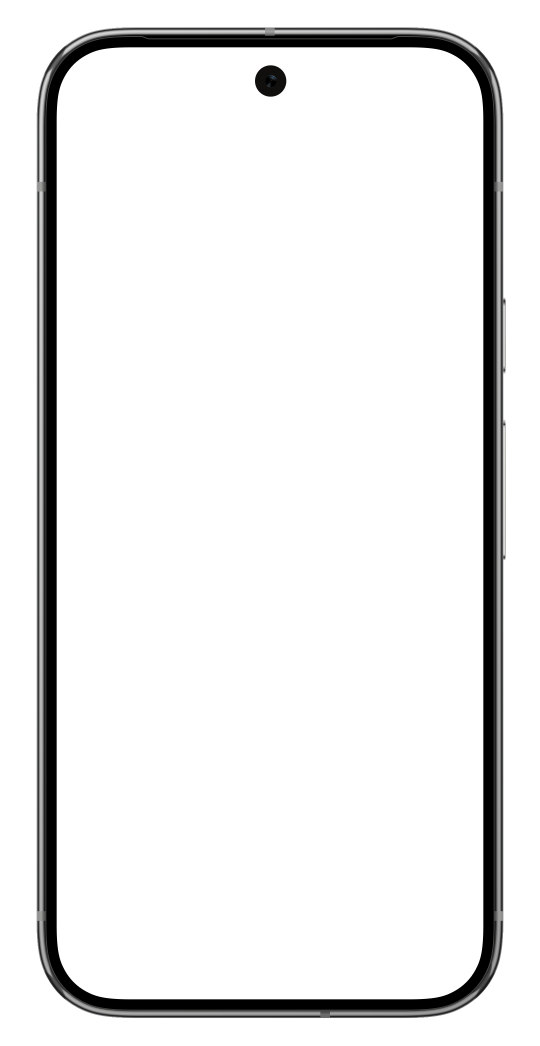
#> input picture scripts/device_frames/pixel9pro_obsidian.png, 1620 x 3136 px (shown at 1/3 size)
$ python -i frame_screenshots.py   (imports and definitions only)
#> lines starting #> are read from the running program, lines starting #| are printed output that depends on the picture; after the words box and inside, x2 and y2 are one past the last pixel; in counts of white or black regions, pixels touching at a corner belong together
"""给 docs/screenshots 下的手机原图套上 iPhone 风格机框：uv run --with pillow scripts/frame_screenshots.py。

机框用 4 倍超采样绘制后缩小，边缘抗锯齿；机身外完全透明、不带投影，
深浅背景下都不会出现灰边。输出尺寸与屏幕区域固定，website/prepare_images.py 依赖这些坐标。
"""

from __future__ import annotations

from pathlib import Path

from PIL import Image, ImageDraw

SHOTS = Path(__file__).resolve().parent.parent / "docs" / "screenshots"

SS = 4
CANVAS = (704, 1500)
BODY = (0, 0, 704, 1486)
BODY_RADIUS = 104
SCREEN = (32, 30, 672, 1452)
SCREEN_RADIUS = 74
ISLAND = (298, 45, 406, 79)

RIM_TOP = (150, 157, 167)
RIM_BOTTOM = (88, 96, 108)
HIGHLIGHT = (196, 202, 210)
BEZEL = (17, 20, 25)
ISLAND_COLOR = (5, 6, 8)
LENS = (34, 42, 54)

SOURCES = ["mobile-pdf", "mobile-reading-bilingual", "mobile-figures", "mobile-ai", "mobile-ai-en"]


def scaled(box: tuple[int, ...]) -> tuple[int, ...]:
    return tuple(v * SS for v in box)


def inset(box: tuple[int, ...], d: int) -> tuple[int, ...]:
    l, t, r, b = box
    return l + d, t + d, r - d, b - d


def rounded_mask(size: tuple[int, int], box: tuple[int, ...], radius: int) -> Image.Image:
    mask = Image.new("L", size, 0)
    ImageDraw.Draw(mask).rounded_rectangle(scaled(box), radius * SS, fill=255)
    return mask


def frame(src_path: Path, out_path: Path) -> None:
#> called with src_path = 'device_frames/pixel9pro_obsidian.png', out_path = 'out.png'
    w, h = BODY[2] * SS, BODY[3] * SS
    img = Image.new("RGBA", (w, h), (0, 0, 0, 0))
#> img: PIL image 2816x5944 RGBA; every value is 0

    # 外圈钛金属边：自上而下的渐变
    rim = Image.new("RGBA", (1, h))
    for y in range(h):
        t = y / (h - 1)
        rim.putpixel((0, y), tuple(round(a + (b - a) * t) for a, b in zip(RIM_TOP, RIM_BOTTOM)) + (255,))
    img.paste(rim.resize((w, h)), (0, 0), rounded_mask((w, h), BODY, BODY_RADIUS))
#> in rounded_mask, `mask = Image.new("L", size, 0)`: mask: PIL image 2816x5944 L; every value is 0
#> in rounded_mask, `ImageDraw.Draw(mask).rounded_rectangle(scaled(box), radius * SS, fill=..`:
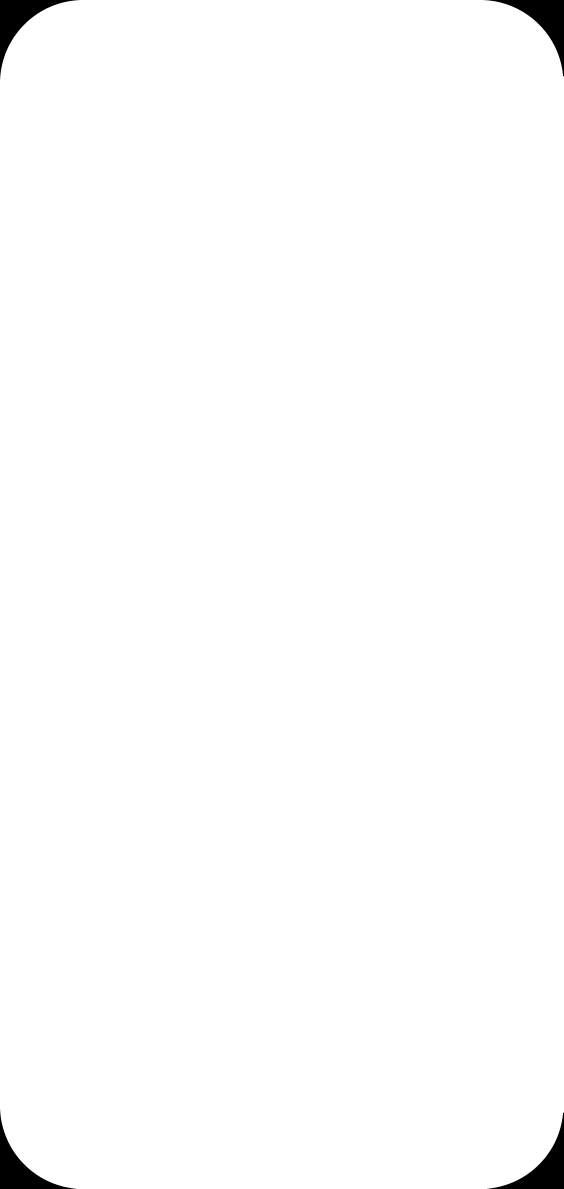
#> mask: PIL image 2816x5944 L (shown at 1/5 size); 99.1% white; 4 black regions, box (x1, y1, x2, y2) and area: (0, 0, 396, 396) 37260, (2421, 0, 2816, 381) 36864, (0, 5549, 381, 5944) 36864, (2436, 5564, 2816, 5944) 36469
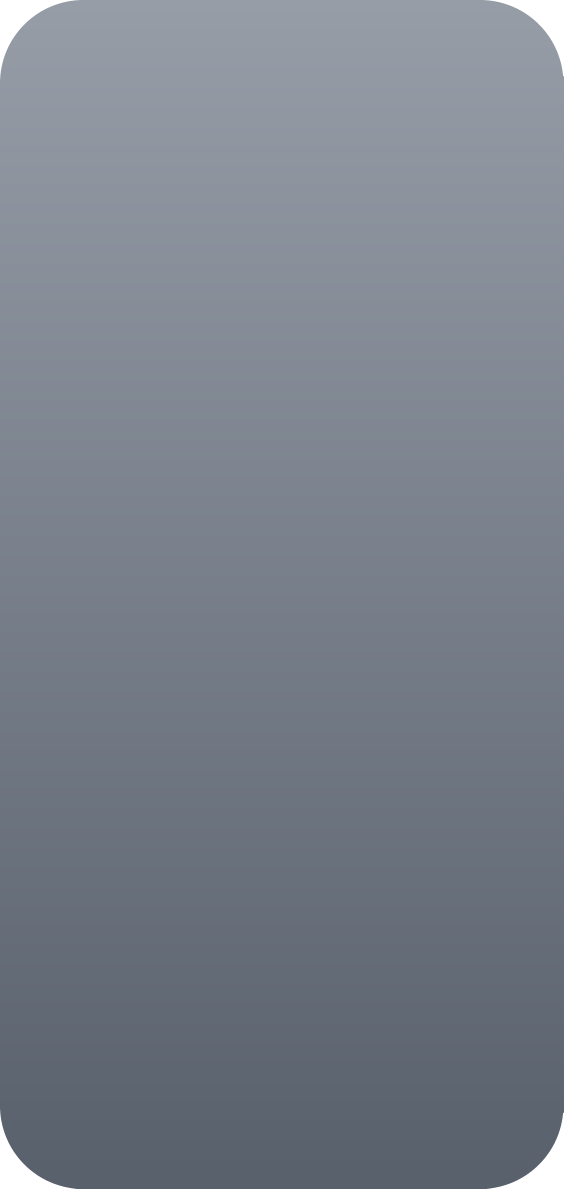
#> img: PIL image 2816x5944 RGBA (shown at 1/5 size); mean R, G, B, A 118, 125.4, 136.3, 252.8; transparent parts drawn white

    draw = ImageDraw.Draw(img)
    draw.rounded_rectangle(scaled(inset(BODY, 7)), (BODY_RADIUS - 7) * SS, fill=HIGHLIGHT)
    draw.rounded_rectangle(scaled(inset(BODY, 9)), (BODY_RADIUS - 9) * SS, fill=BEZEL)

    sl, st, sr, sb = SCREEN
    tw, th = (sr - sl) * SS, (sb - st) * SS
    src = Image.open(src_path).convert("RGBA")
#> src is the input picture: PIL image 1620x3136 RGBA; mean R, G, B, A 5.4, 5.5, 5.4, 24.9
    # cover 适配后居中裁切
    scale = max(tw / src.width, th / src.height)
#> scale = 1.81
    nw, nh = round(src.width * scale), round(src.height * scale)
#> nw = 2938; nh = 5688
    src = src.resize((nw, nh), Image.Resampling.LANCZOS)
#> src: PIL image 2938x5688 RGBA
    left, top = (nw - tw) // 2, (nh - th) // 2
#> left = 189; top = 0
    src = src.crop((left, top, left + tw, top + th))
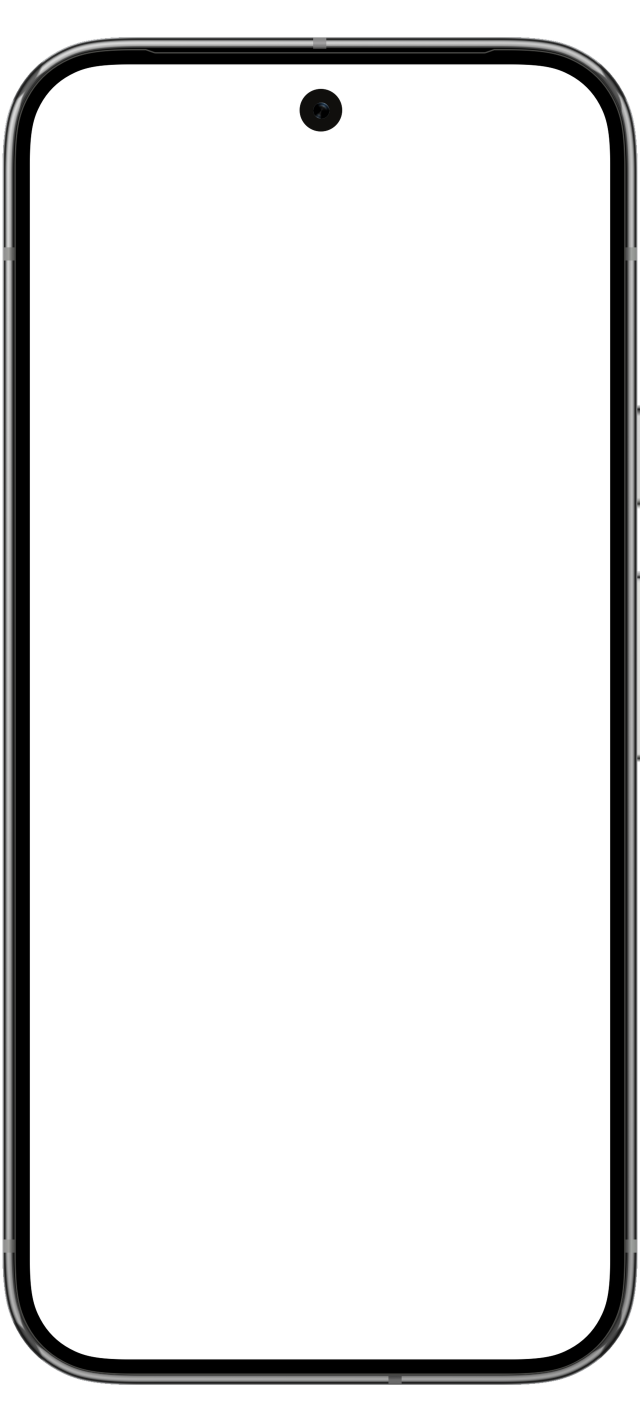
#> src: PIL image 2560x5688 RGBA (shown at 1/4 size); mean R, G, B, A 6.6, 6.6, 6.6, 28.5; transparent parts drawn white
    screen_bg = Image.new("RGBA", (tw, th), BEZEL + (255,))
    screen_bg.alpha_composite(src)
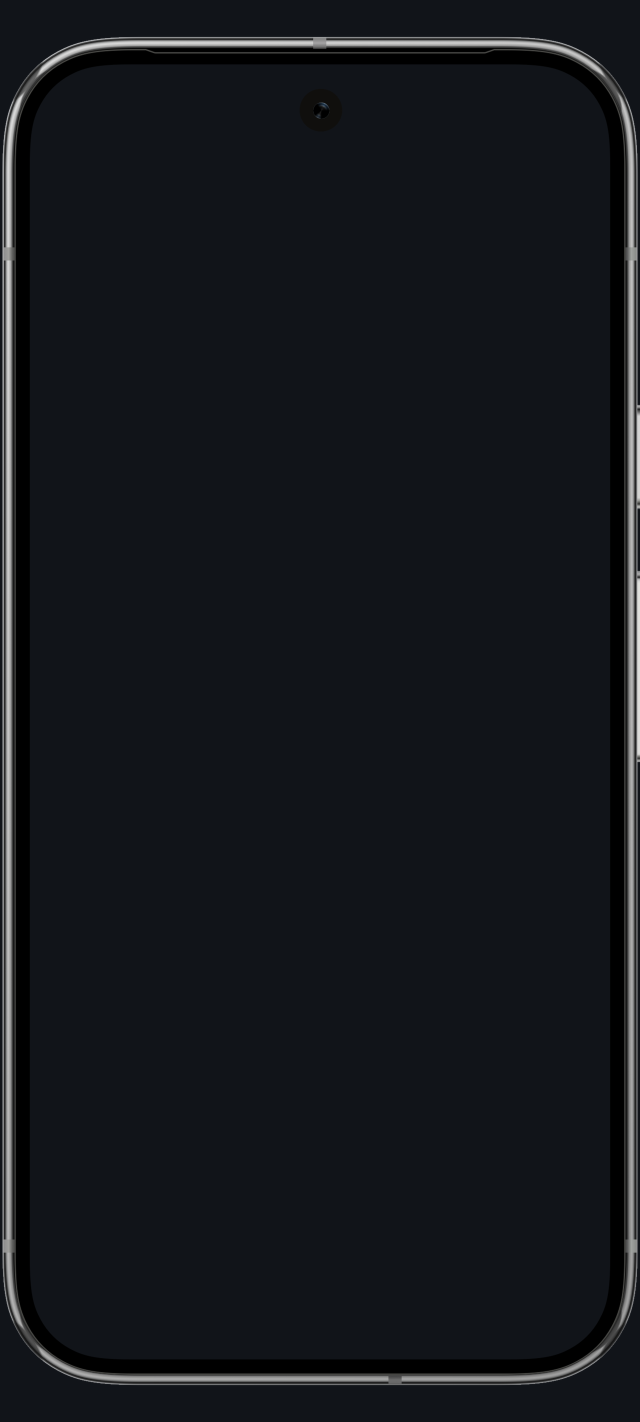
#> screen_bg: PIL image 2560x5688 RGBA (shown at 1/4 size); mean R, G, B, A 21.1, 23.8, 28.2, 255
    img.paste(screen_bg, (sl * SS, st * SS), rounded_mask((w, h), SCREEN, SCREEN_RADIUS).crop(scaled(SCREEN)))
#> call 2 of rounded_mask, with size = (2816, 5944), box = (32, 30, 672, 1452), radius = 74
#> in rounded_mask (call 2), `ImageDraw.Draw(mask).rounded_rectangle(scaled(box), radius * SS, fill=..`:
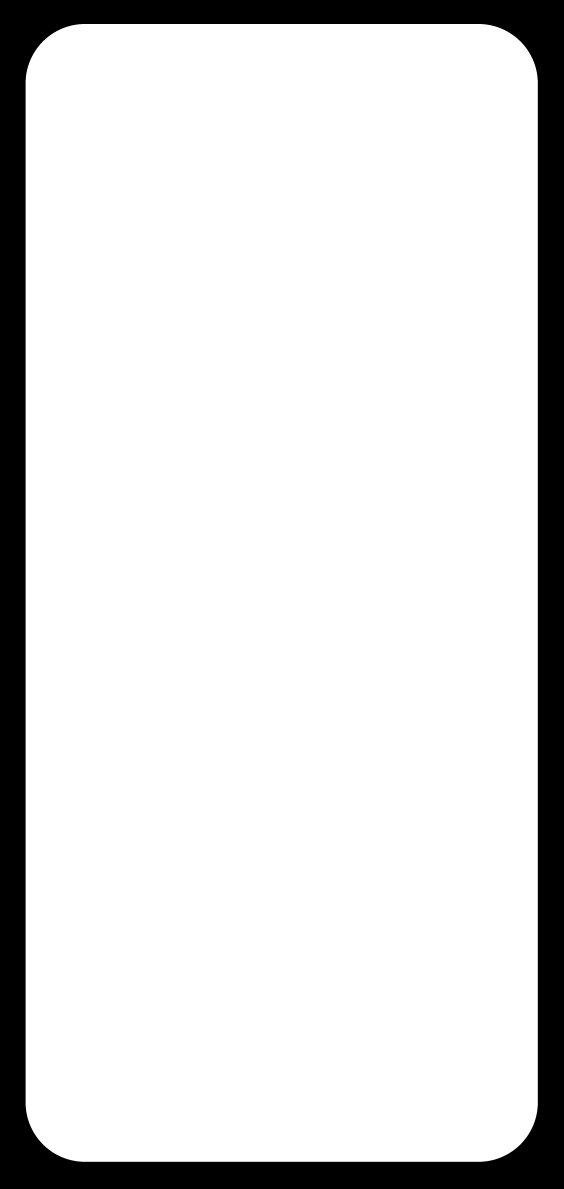
#> mask: PIL image 2816x5944 L (shown at 1/5 size); 86.6% white; 1 black region, box (x1, y1, x2, y2) and area: (0, 0, 2816, 5944) 2244331

    il, it, ir, ib = ISLAND
    draw.rounded_rectangle(scaled(ISLAND), (ib - it) * SS // 2, fill=ISLAND_COLOR)
    cx, cy, r = ir - 17, (it + ib) / 2, 6
    draw.ellipse(scaled((round(cx - r), round(cy - r), round(cx + r), round(cy + r))), fill=LENS)

    body = img.resize(BODY[2:], Image.Resampling.LANCZOS)
    out = Image.new("RGBA", CANVAS, (0, 0, 0, 0))
#> out: PIL image 704x1500 RGBA; every value is 0
    out.paste(body, BODY[:2])
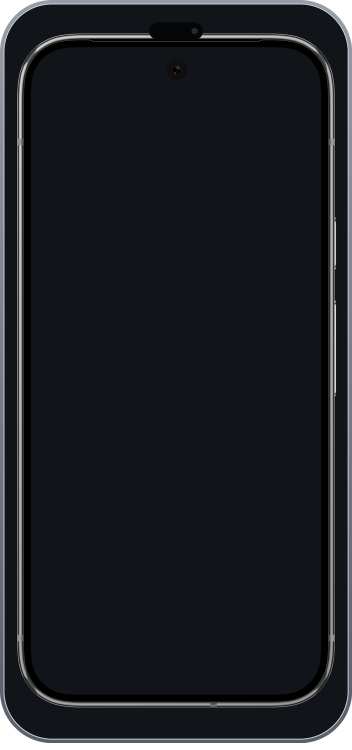
#> out: PIL image 704x1500 RGBA (shown at 1/2 size); mean R, G, B, A 24.4, 27.2, 31.8, 250.4; transparent parts drawn white
    out.save(out_path, "PNG", optimize=True)
#> (the run stopped early here; a loop or call above may not have finished)
